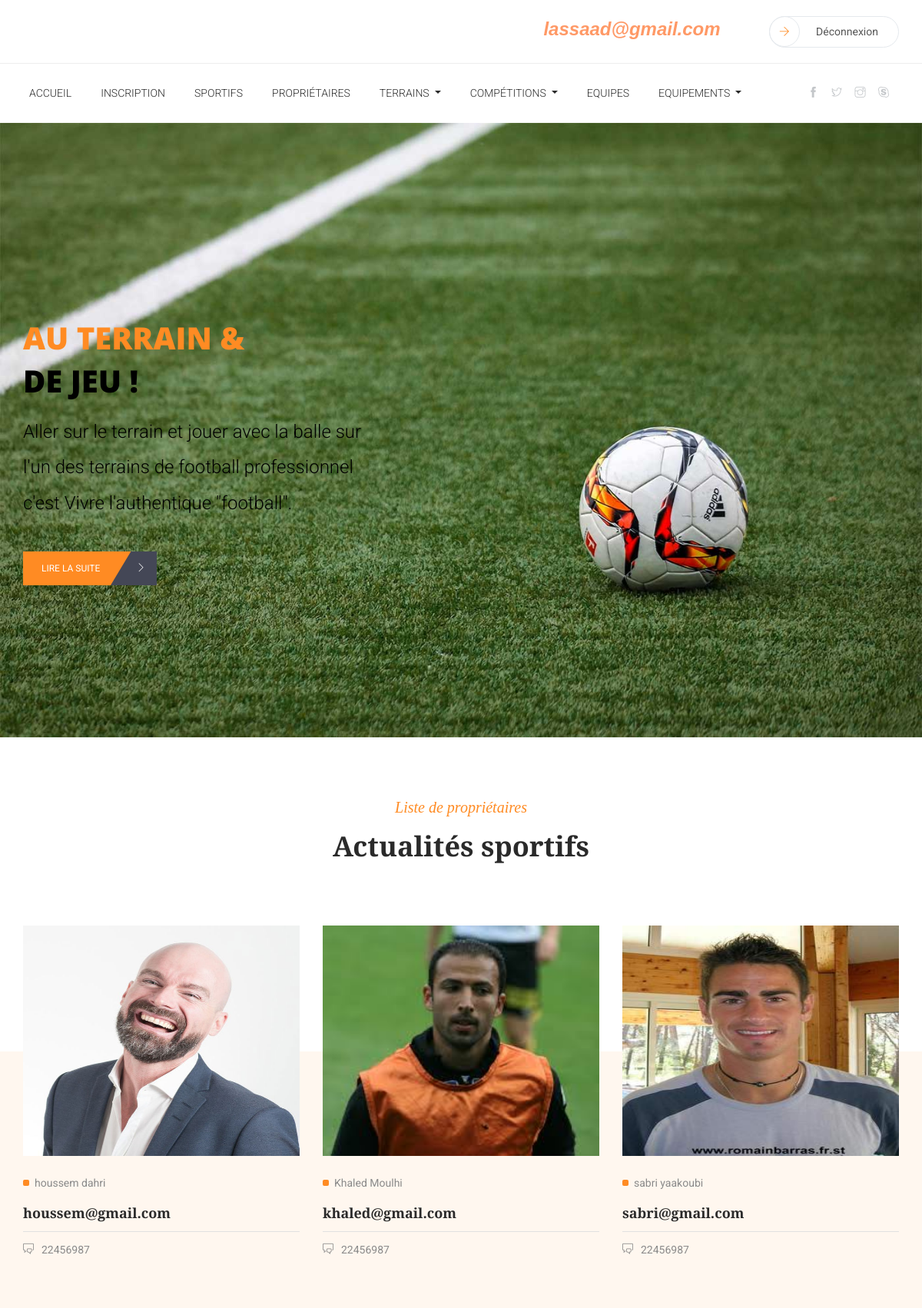
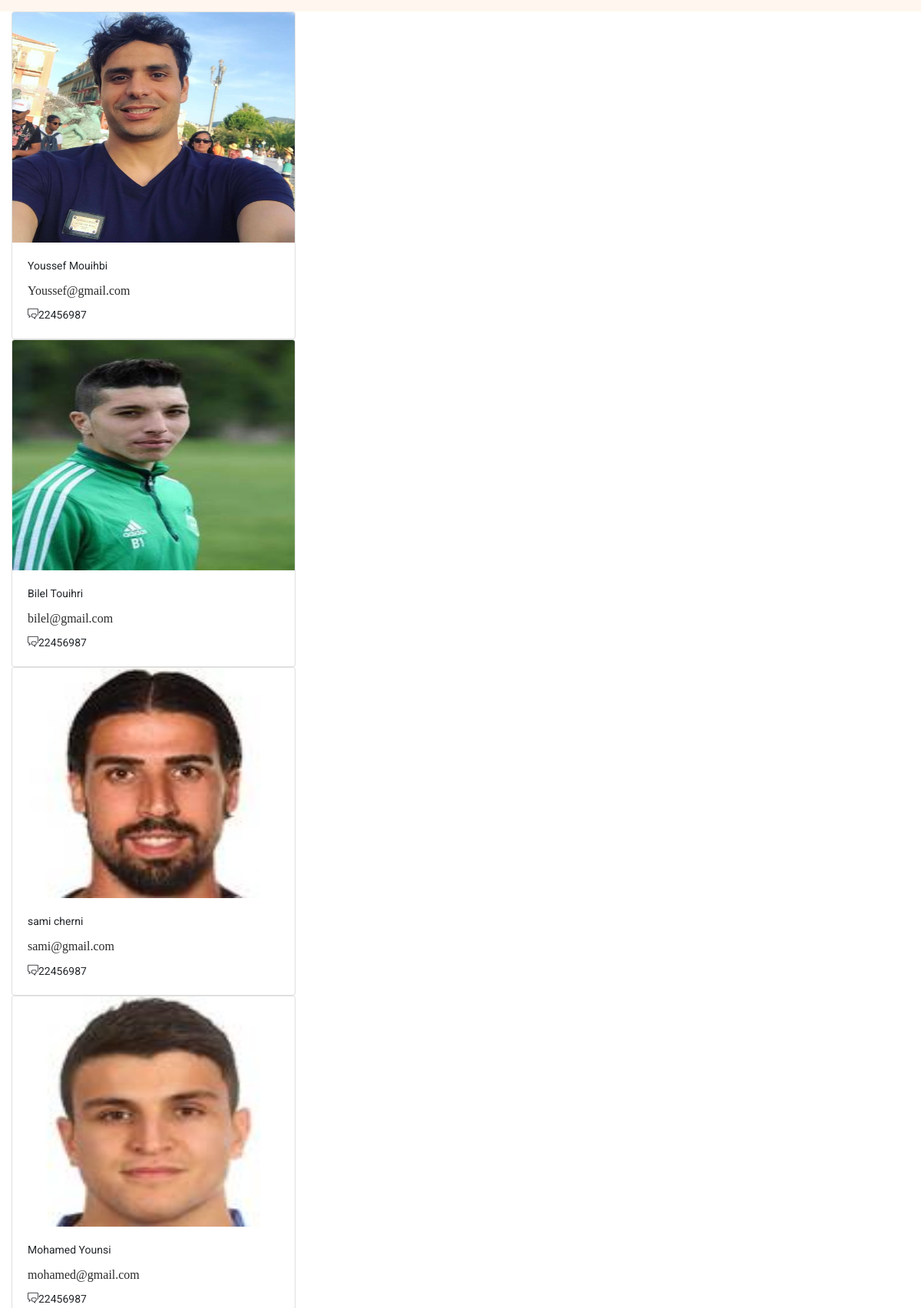
Screenshot of /Proprietaire/terrains.php (signed in, upper part) with the database file from the repository (2 pictures, top to bottom).
### tables this page shows
CREATE TABLE IF NOT EXISTS `proprietaire` (
  `Id_P` int(11) NOT NULL AUTO_INCREMENT,
  `Nom_P` varchar(100) NOT NULL,
  `Prenom_P` varchar(100) NOT NULL,
  `Adr_P` varchar(100) NOT NULL,
  `Tel_P` int(11) NOT NULL,
  `Email_P` varchar(100) NOT NULL,
  `Pwd_P` varchar(100) NOT NULL,
  `Photo_P` varchar(100) NOT NULL,
  PRIMARY KEY (`Id_P`)
);

### Proprietaire/terrains.php (the view, shortened to what this page needs)
<?php
$Login = $_SESSION['Login'];
?><!doctype html>
<html lang="en">
<head>
    <link rel="stylesheet" href="css/bootstrap.min.css">
    <link rel="stylesheet" href="css/animate.css">
    <link rel="stylesheet" href="css/owl.carousel.min.css">
    <link rel="stylesheet" href="css/themify-icons.css">
    <link rel="stylesheet" href="css/flaticon.css">
    <link rel="stylesheet" href="css/magnific-popup.css">
    <link rel="stylesheet" href="css/swiper.min.css">
    <link rel="stylesheet" href="css/style.css">
</head>
<body>
    <header class="header_area">
            <div class="sub_header">
            <div class="container">
                <div class="row align-items-center">
                  <div class="col-md-8 col-xl-6">
                      <div class="sub_header_social_icon float-right">
                        <?php echo("<i><strong><font face='Arial Black, Gadget, sans-serif' size='+2' color='#000033'></font></strong></i> <i><strong><font face='Trebuchet MS, Arial, Helvetica, sans-serif' size='+2' color='#FF9966'>".$Login."</font></strong></i>"); ?>
                        <a href="../deconnect.php" class="register_icon"><i class="ti-arrow-right"></i>Déconnexion</a>
                      </div>
                    </div>
                </div>
            </div>
        </div>
        <div class="main_menu">
            <div class="container">
                <div class="row">
                    <div class="col-lg-12">
                        <nav class="navbar navbar-expand-lg navbar-light">
                            <div class="collapse navbar-collapse" id="navbarSupportedContent">
                                <ul class="navbar-nav mr-auto">
                                    <li class="nav-item active">
                                        <a class="nav-link active" href="index.php">Accueil</a>
                                    </li>
                                    <li class="nav-item">
                                        <a  href="inscription.php"class="nav-link">Inscription</a>
                                    </li>
                                    <li class="nav-item">
                                        <a  href="sportifs.php" class="nav-link">Sportifs</a>
                                    </li>
                                    <li class="nav-item">
                                        <a  href="proprietaires.php" class="nav-link">Propriétaires</a>
                                    </li>
                                    <li class="nav-item dropdown">
                                        <a class="nav-link dropdown-toggle" href="#" id="navbarDropdown" role="button" data-toggle="dropdown" aria-haspopup="true" aria-expanded="false">
                                            Terrains
                                        </a>
                                    </li>
                                    <li class="nav-item dropdown">
                                        <a class="nav-link dropdown-toggle" href="#" id="navbarDropdown" role="button" data-toggle="dropdown" aria-haspopup="true" aria-expanded="false">
                                            Compétitions
                                        </a>
                                    </li>
                                    <li class="nav-item">
                                        <a  href="equipes.php" class="nav-link">Equipes</a>
                                    </li>
                                           <li class="nav-item dropdown">
                                        <a class="nav-link dropdown-toggle" href="#" id="navbarDropdown" role="button" data-toggle="dropdown" aria-haspopup="true" aria-expanded="false">
                                            Equipements
                                        </a>
                                    </li>
                                </ul>
                                <div class="header_social_icon d-none d-lg-block">
                                    <ul>
                                        <li><a href="#"><i class="ti-facebook"></i></a></li>
                                        <li>
                                            <a href="#"> <i class="ti-twitter"></i></a>
                                        </li>
                                        <li><a href="#"><i class="ti-instagram"></i></a></li>
                                        <li><a href="#"><i class="ti-skype"></i></a></li>
                                    </ul>
                                </div>
                            </div>
                        </nav>
                    </div>
                </div>
            </div>
        </div>
    </header>
    <section class="banner_part">
        <div class="container">
            <div class="row align-content-center">
                <div class="col-lg-7 col-xl-5">
                    <div class="banner_text">
                        <h1><span>	Au terrain   &</span><br>
                    de jeu !</h1>
                        <p><font color="#000000" size="+2">Aller sur le terrain et jouer avec la balle sur l'un des  terrains de football professionnel  c'est Vivre l'authentique "football". </font></p>
                        <a href="#" class="btn_1">Lire la suite <span class="ti-angle-right"></span> </a>
                    </div>
                </div>
            </div>
        </div>
    </section>
    <section class="blog_part section_padding">
        <div class="container">
            <div class="row justify-content-center">
                <div class="col-xl-5">
                    <div class="section_tittle text-center">
                        <h4>Liste de propriétaires </h4>
                        <h2>Actualités sportifs</h2>
                    </div>
                </div>
            </div>
            <div class="row">
            <?php
  $req="SELECT * FROM `proprietaire` ";
$res=mysql_query($req) or die (mysql_error()) ;
while($enreg=mysql_fetch_array($res) )
{
$Nom_P=$enreg['Nom_P'];
$Prenom_P=$enreg['Prenom_P'];
$Tel_P=$enreg['Tel_P'];
$Email_P=$enreg['Email_P'];
$Photo_P=$enreg['Photo_P'];
  ?>
                <div class="col-sm-6 col-lg-4 col-xl-4">
                    <div class="single-home-blog">
                        <div class="card">
                            <img     src="../uploadP/<?php echo $Photo_P;?>" width="400" height="300"  class="card-img-top" alt="blog">
                            <div class="card-body">
                               <span class="dot"><?php echo $Nom_P." ".$Prenom_P;?> </span>
                                <a href=""><h5 class="card-title"><?php echo $Email_P;?> </h5></a>
                                <ul>
                                    <li> <span class="ti-comments"></span><?php echo $Tel_P;?></li>
                                </ul>
                            </div>
                        </div>
                    </div>
                </div>
                <?php $enreg=mysql_fetch_array($res);
$Nom_P=$enreg['Nom_P'];
$Prenom_P=$enreg['Prenom_P'];
$Tel_P=$enreg['Tel_P'];
$Email_P=$enreg['Email_P'];
$Photo_P=$enreg['Photo_P'];
?>
              <div class="col-sm-6 col-lg-4 col-xl-4">
                    <div class="single-home-blog">
                        <div class="card">
                            <img     src="../uploadP/<?php echo $Photo_P;?>"  width="400" height="300" class="card-img-top" alt="blog">
                            <div class="card-body">
                               <span class="dot"><?php echo $Nom_P." ".$Prenom_P;?> </span>
                                <a href=""><h5 class="card-title"><?php echo $Email_P;?> </h5></a>
                                <ul>
                                    <li> <span class="ti-comments"></span><?php echo $Tel_P;?></li>
                                </ul>
                            </div>
                        </div>
                    </div>
                </div>
                <?php $enreg=mysql_fetch_array($res);
$Nom_P=$enreg['Nom_P'];
$Prenom_P=$enreg['Prenom_P'];
$Tel_P=$enreg['Tel_P'];
$Email_P=$enreg['Email_P'];
$Photo_P=$enreg['Photo_P'];
?>
               <div class="col-sm-6 col-lg-4 col-xl-4">
                    <div class="single-home-blog">
                        <div class="card">
                            <img     src="../uploadP/<?php echo $Photo_P;?>" width="400" height="300" class="card-img-top" alt="blog">
                            <div class="card-body">
                               <span class="dot"><?php echo $Nom_P." ".$Prenom_P;?> </span>
                                <a href=""><h5 class="card-title"><?php echo $Email_P;?> </h5></a>
                                <ul>
                                    <li> <span class="ti-comments"></span><?php echo $Tel_P;?></li>
                                </ul>
                            </div>
                        </div>
                    </div>
                </div>
            </div>
        </div>
    </section>
     <?php }?>
</body>
</html>

### rows the page displays
proprietaire: Photo_P (picture), Nom_P "houssem", Prenom_P "dahri", Email_P "houssem@gmail.com", Tel_P "22456987", proprietaire.Photo_P (picture), proprietaire.Nom_P "Khaled", proprietaire.Prenom_P "Moulhi", proprietaire.Email_P "khaled@gmail.com", proprietaire.Tel_P "22456987", proprietaire.Nom_P "sabri", proprietaire.Prenom_P "yaakoubi", proprietaire.Email_P "sabri@gmail.com"
proprietaire: Photo_P (picture), Nom_P "Youssef", Prenom_P "Mouihbi", Email_P "Youssef@gmail.com", Tel_P "22456987", proprietaire.Photo_P (picture), proprietaire.Nom_P "Bilel", proprietaire.Prenom_P "Touihri", proprietaire.Email_P "bilel@gmail.com", proprietaire.Tel_P "22456987", proprietaire.Nom_P "sami", proprietaire.Prenom_P "cherni", proprietaire.Email_P "sami@gmail.com"
proprietaire: Photo_P (picture), Nom_P "Mohamed", Prenom_P "Younsi", Email_P "mohamed@gmail.com", Tel_P "22456987"

### other values shown
$Login "lassaad@gmail.com"
